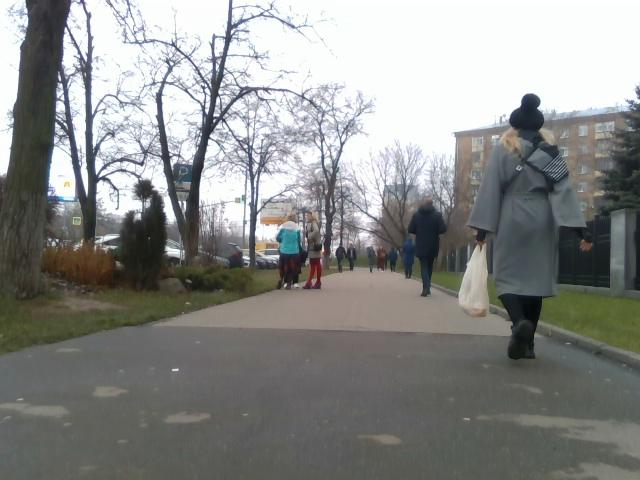
#> input picture 900.jpg, 640 x 480 px, given in place of PersonCollision.mp4, which was not available
$ python video_detect.py
#> lines starting #> are read from the running program, lines starting #| are printed output that depends on the picture; after the words box and inside, x2 and y2 are one past the last pixel; in counts of white or black regions, pixels touching at a corner belong together; pictures that were not available may be replaced by others from this repository, and a replacement may not be noted
#> in process_video, frame is the input picture: shape (480, 640, 3); mean B, G, R 137.6, 139.7, 138.5
import cv2
import numpy as np

def process_frame(frame):
    # Convert to grayscale
    gray = cv2.cvtColor(frame, cv2.COLOR_BGR2GRAY)
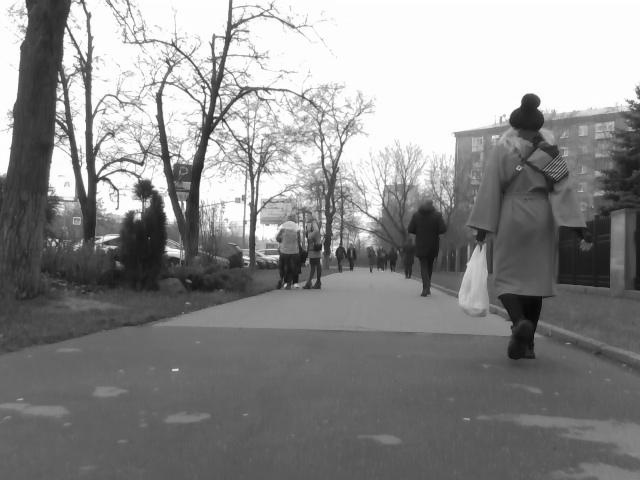
#> gray: shape (480, 640); min 4, max 255, mean 139.1

    # Apply Gaussian blur
    blur = cv2.GaussianBlur(gray, (5, 5), 0)

    # Use color segmentation to detect the sidewalk (assuming it's greyish)
    lower_bound = np.array([90, 90, 90], dtype="uint8")
    upper_bound = np.array([200, 200, 200], dtype="uint8")
    mask = cv2.inRange(frame, lower_bound, upper_bound)
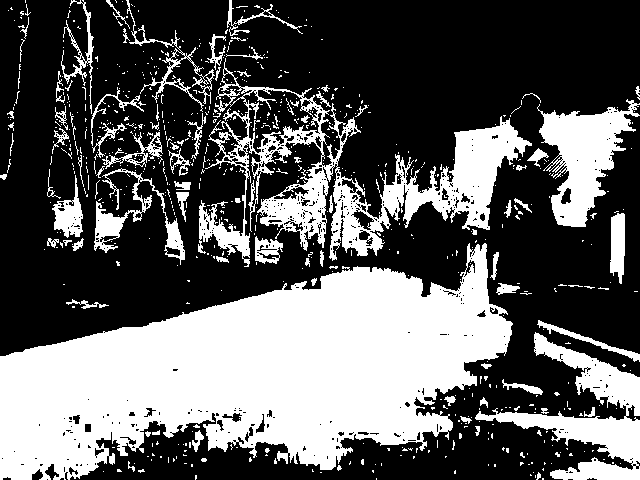
#> mask: shape (480, 640); 36.9% white; 711 white regions (623 under 20 px), largest, box (x1, y1, x2, y2) and area: (0, 243, 513, 480) 68626, (198, 58, 532, 267) 16654, (475, 332, 640, 480) 7675

    # Apply morphological operations to clean the mask
    kernel = cv2.getStructuringElement(cv2.MORPH_RECT, (15, 15))
    mask = cv2.morphologyEx(mask, cv2.MORPH_CLOSE, kernel)
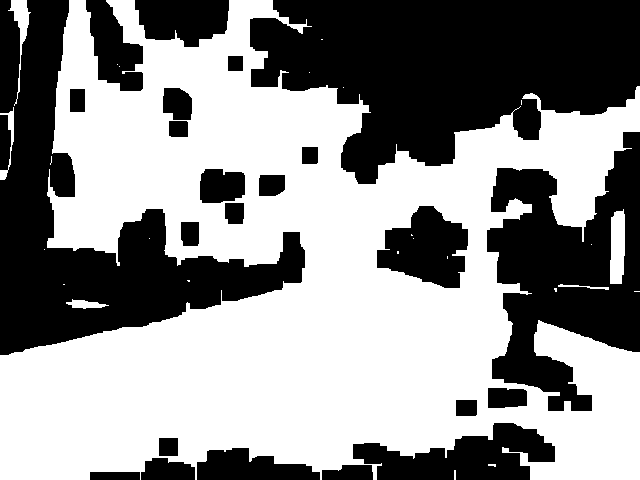
#> mask: shape (480, 640); 55.8% white; 23 black regions, largest, box (x1, y1, x2, y2) and area: (250, 0, 640, 184) 47080, (0, 0, 305, 355) 35915, (487, 132, 640, 411) 23808
    mask = cv2.morphologyEx(mask, cv2.MORPH_OPEN, kernel)
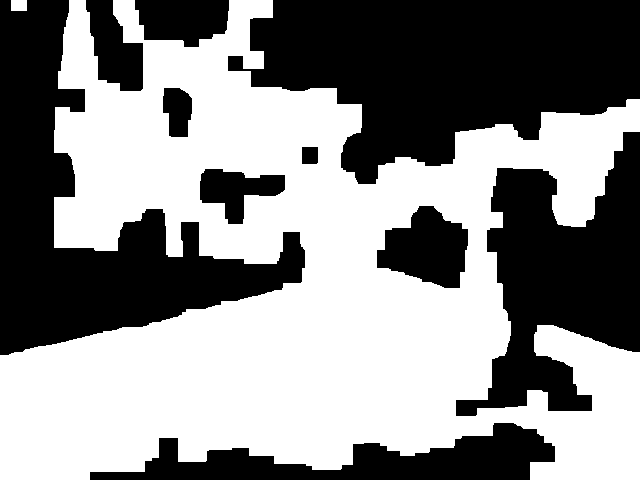
#> mask: shape (480, 640); 53.8% white; 10 black regions

    # Find contours in the mask
    contours, _ = cv2.findContours(mask, cv2.RETR_EXTERNAL, cv2.CHAIN_APPROX_SIMPLE)
#> contours = 2 contours; box (x1, y1, x2, y2) and area: (0, 0, 640, 480) 171569, (11, 0, 27, 11) 150

    # Assuming the largest contour is the sidewalk
    if contours:
        largest_contour = max(contours, key=cv2.contourArea)
#> largest_contour = contour of 790 points, box (x1, y1, x2, y2) (0, 0, 640, 480), area 171569
        x, y, w, h = cv2.boundingRect(largest_contour)
#> x = 0; y = 0; w = 640; h = 480

        # Determine direction
        center_x = x + w // 2
#> center_x = 320
        direction = "Move Forward"
        if center_x < frame.shape[1] // 3:
            direction = "Move Left"
        elif center_x > 2 * frame.shape[1] // 3:
            direction = "Move Right"

        # Draw bounding box and direction
        cv2.rectangle(frame, (x, y), (x + w, y + h), (0, 255, 0), 2)
        cv2.putText(frame, direction, (50, 50), cv2.FONT_HERSHEY_SIMPLEX, 1, (0, 255, 0), 2)
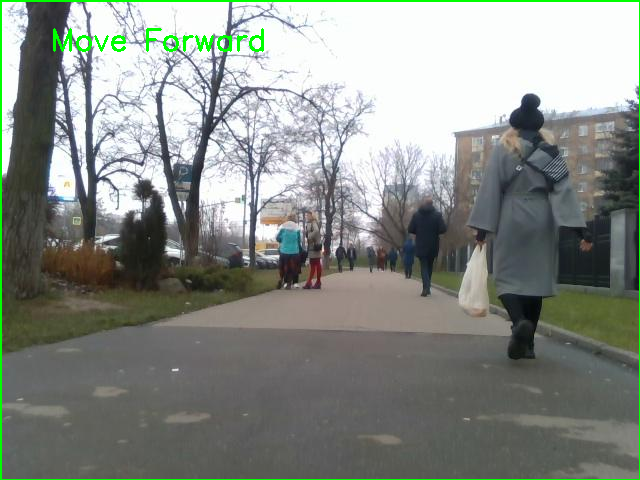
#> frame: shape (480, 640, 3); mean B, G, R 134.9, 140.9, 135.7

    return frame

def process_video(video_path, output_path=None):
    # Capture video from the file
    cap = cv2.VideoCapture(video_path)

    # Get video properties
    fourcc = cv2.VideoWriter_fourcc(*'XVID')
    fps = cap.get(cv2.CAP_PROP_FPS)
    width = int(cap.get(cv2.CAP_PROP_FRAME_WIDTH))
    height = int(cap.get(cv2.CAP_PROP_FRAME_HEIGHT))

    # Create a VideoWriter object if output path is specified
    if output_path:
        out = cv2.VideoWriter(output_path, fourcc, fps, (width, height))

    while cap.isOpened():
        ret, frame = cap.read()
        if not ret:
            break

        # Process the frame
        processed_frame = process_frame(frame)

        # Display the frame
        cv2.imshow('Sidewalk Detector', processed_frame)

        # Write the frame to the output video if specified
        if output_path:
            out.write(processed_frame)

        # Exit on 'q' key
        if cv2.waitKey(1) & 0xFF == ord('q'):
#> (key q is pressed here)
            break

    # Release everything
    cap.release()
    if output_path:
        out.release()
    cv2.destroyAllWindows()

def main():
    # Path to the video file
    video_path = 'PersonCollision.mp4'

    # Optional: Path to save the processed video
    output_path = 'processed_video.avi'

    # Process the video
    process_video(video_path, output_path)

if __name__ == "__main__":
    main()
